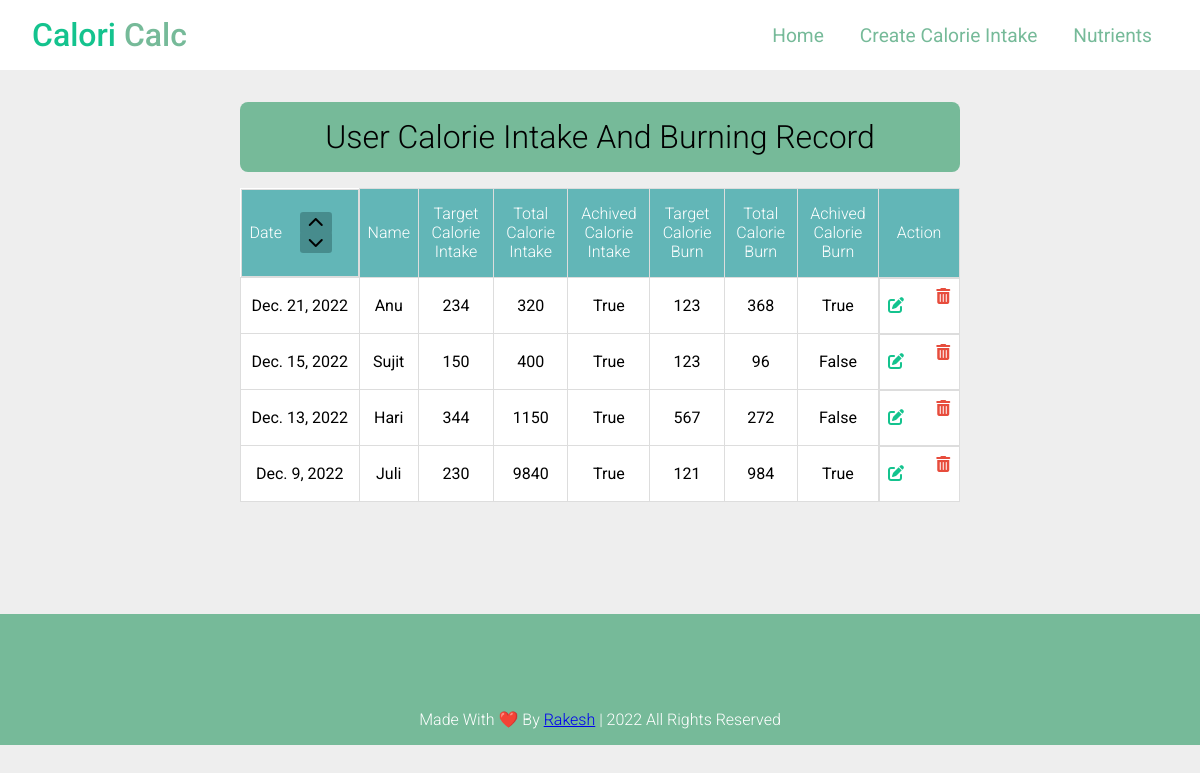
Page /dec/ on the committed database.
### user/models.py (models this page shows, shortened)
class User(models.Model):
    date = models.DateField()
    time = models.TimeField(blank=True)
    name = models.CharField(max_length=100)
    target_calorie_intake = models.IntegerField()
    total_calorie_intake = models.IntegerField()
    achived_calorie_intake = models.BooleanField()
    target_calorie_burn = models.IntegerField()
    total_calorie_burn = models.IntegerField()
    achived_calorie_burn = models.BooleanField()

### user/views.py (the view)
# urls.py: path('dec/',HomeView_DesOrder.as_view(), name='des_home'),
class HomeView_DesOrder(View):
    def get(self, request):
        users = User.objects.all().order_by('-date').values()
        return render(request, 'home.html',{"users":users})

### templates/home.html (shortened to what this page needs)
{% extends 'base.html' %}
{% load static %}
{% block stylesheet %}
    <link rel="stylesheet" href="{% static '/css/home.css' %}">
{% endblock stylesheet %}
{% block content %}
    <div class="main" id="main">
        <h1 class="title-home">User Calorie Intake and Burning Record </h1>
        <div class="main_table">
            <table>
                <tr>
                    <th>Date
                        <div class="sort">
                            <div>
                                <a href="{% url 'asc_home' %}" class="sort_btn"><i class="fa-solid fa-chevron-up"></i></a>
                                <a href="{% url 'des_home' %}" class="sort_btn"><i class="fa-solid fa-chevron-down"></i></a>
                            </div>
                        </div>
                    </th>
                    <th>Name</th>
                    <th>Target Calorie Intake</th>
                    <th>Total Calorie Intake</th>
                    <th>Achived Calorie Intake</th>
                    <th>Target Calorie Burn</th>
                    <th>Total Calorie Burn</th>
                    <th>Achived Calorie Burn</th>
                    <th>Action</th>
                </tr>
                {% for user in users %}
                    <tr>
                        <td>{{ user.date }}</td>
                        <td>{{ user.name }}</td>
                        <td>{{ user.target_calorie_intake }}</td>
                        <td>{{ user.total_calorie_intake }}</td>
                        <td>{{ user.achived_calorie_intake }}</td>
                        <td>{{ user.target_calorie_burn }}</td>
                        <td>{{ user.total_calorie_burn }}</td>
                        <td>{{ user.achived_calorie_burn }}</td>
                        <td class="btns">
                            <div>
                                <a href="{% url 'update' user.id %}" class="btn-edit" > <i class="fa-solid fa-pen-to-square"></i> </a>
                            </div>
                            <div>
                                <form action="{% url 'delete' user.id %}" method="post">
                                    <label for="delete" class="btn-delete"><i class="fa-solid fa-trash-can"></i></label>
                                </form>
                            </div>
                        </td>
                    </tr>
                {% endfor %}
            </table>
        </div>
    </div>
{% endblock content %}

### static/css/index.css (style rules this page uses)
:root { --green:#14C38E; --black:#130f40; --light-colour:#666; --box-shadow:0 .5rem 1rem rgba(0,0,0,.1); --border:.2rem solid rgba(0,0,0,.1); --outline:.1rem solid rgba(0,0,0,.1); --outline-hover:.2rem solid var(--black); }
* { font-family: 'Roboto', sans-serif; padding: 0; margin: 0; box-sizing: border-box; outline: none; border: none; text-transform: capitalize; transition: .2s linear; }
body { background-color: #eee; width: 100%; }

### static/css/home.css (style rules this page uses)
.main { margin: 2rem 15rem; }
#main { overflow: auto; padding-bottom: 5rem; }
.title-home { font-size: 2rem; font-weight: 300; text-align: center; margin-bottom: 1rem; background: #76BA99; padding: 1rem 2rem; border-radius: .5rem; }
.sort { margin: 1rem; }
.sort_btn { padding: .1rem .5rem; border-radius: .2rem; border: none; background: #478c8d; color: #000; font-size: 1rem; font-weight: 300; text-decoration: none; cursor: pointer; }
table { border-collapse: collapse; width: 100%; background: #fff; }
th { padding: .5rem; font-weight: 300; background: #62B6B7; border: 1px solid #dddddd; color: #fff; }
th:first-child { display: flex; justify-content: space-around; align-items: center; }
td { border: 1px solid #dddddd; text-align: center; padding: .5rem; }
.btns { display: inline-flex; justify-content: space-between; align-items: center; }
.btn-edit { color: #14C38E; }
.btn-delete { padding-left: 2rem; align-items: center; color: #E74C3C; }

### rows in the picture
User: date "Dec. 21, 2022", name "Anu", target_calorie_intake "234", total_calorie_intake "320", achived_calorie_intake "True", target_calorie_burn "123", total_calorie_burn "368", achived_calorie_burn "True"
User: date "Dec. 15, 2022", name "Sujit", target_calorie_intake "150", total_calorie_intake "400", achived_calorie_intake "True", target_calorie_burn "123", total_calorie_burn "96", achived_calorie_burn "False"
User: date "Dec. 13, 2022", name "Hari", target_calorie_intake "344", total_calorie_intake "1150", achived_calorie_intake "True", target_calorie_burn "567", total_calorie_burn "272", achived_calorie_burn "False"
User: date "Dec. 9, 2022", name "Juli", target_calorie_intake "230", total_calorie_intake "9840", achived_calorie_intake "True", target_calorie_burn "121", total_calorie_burn "984", achived_calorie_burn "True"
